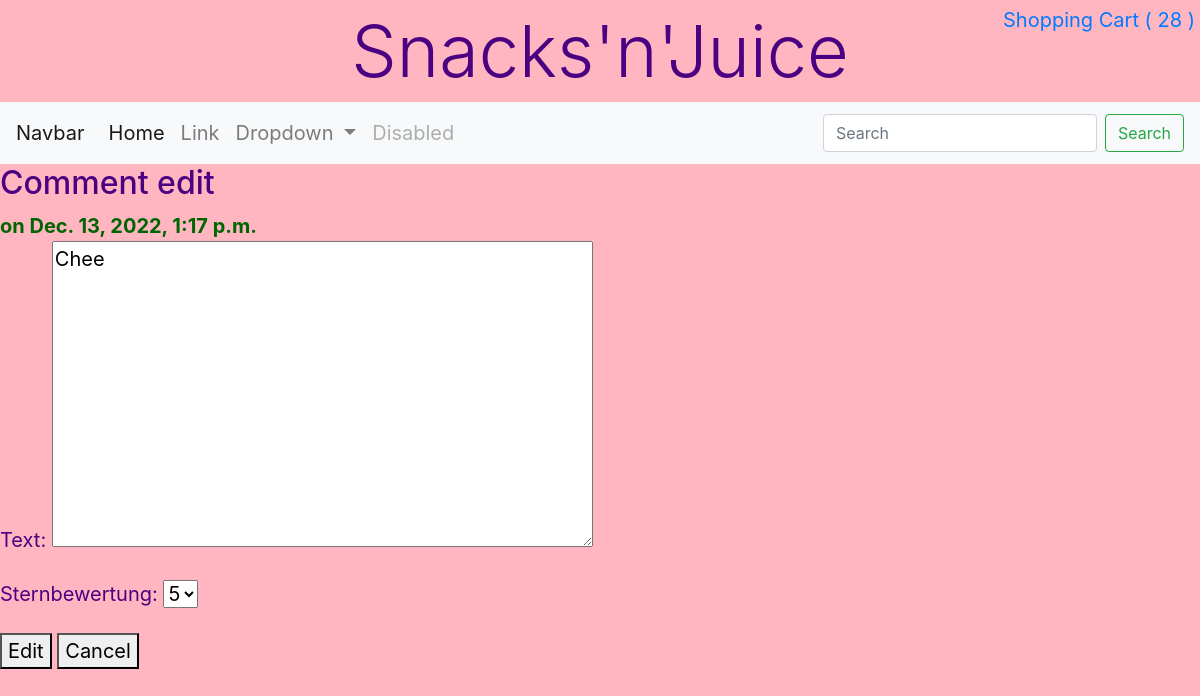
The app's page /snacks/comment/9/edit/ (signed in) with its own data.
### Useradmin/models.py (models this page shows, shortened)
class MyUser(AbstractUser):
    USER_TYPES = [
        ('SU', 'superuser'),
        ('CS', 'customer service'),
        ('CU', 'customer'),
    ]
    date_of_birth = models.DateField(default=get_date_20_years_ago())  # Default is 20 years old
    profile_picture = models.ImageField(upload_to='profile_pictures/', blank=True, null=True)
    some_file = models.FileField(upload_to='uploaded_files/', blank=True, null=True)
    type = models.CharField(max_length=2,
                            choices=USER_TYPES,
                            default='CU')
    def count_shopping_cart_items(self):
        count = 0
        if self.is_authenticated:
            shopping_carts = ShoppingCart.objects.filter(benutzer=self)
            if shopping_carts:
                shopping_cart = shopping_carts.first()
                count = shopping_cart.get_number_of_items()
        return count

### Shoppingcart/models.py (models this page shows, shortened)
class ShoppingCart(models.Model):
    zeitstempel = models.DateTimeField(default=timezone.now)
    benutzer = models.ForeignKey(settings.AUTH_USER_MODEL,
                                 on_delete=models.CASCADE,
                                 )
    def get_number_of_items(self):
        number_of_items = 0
        shopping_cart_items = ShoppingCartItem.objects.filter(shopping_cart=self)
        for item in shopping_cart_items:
            number_of_items += item.menge
        return number_of_items

class ShoppingCartItem(models.Model):
    produkt_id = models.IntegerField()
    produkt_name = models.CharField(max_length=100)
    preis = models.DecimalField(decimal_places=2, max_digits=10)
    menge = models.IntegerField(default=1, validators=[MinValueValidator(1)])
    shopping_cart = models.ForeignKey(ShoppingCart,
                                      on_delete=models.CASCADE,
                                      )

### Snacks/models.py (models this page shows, shortened)
class Comment(models.Model):
    STERN_BEWERTUNG = [tuple([x,x]) for x in range(0,6)]
    text = models.TextField(max_length=500)
    sternbewertung = models.IntegerField(choices=STERN_BEWERTUNG, default=5)
    poster = models.ForeignKey(settings.AUTH_USER_MODEL,
                               on_delete=models.CASCADE,
                               related_name='Poster',
                               related_query_name='Posters'
                               )
    timestamp = models.DateTimeField(auto_now_add=True)
    snack = models.ForeignKey(Snack, on_delete=models.CASCADE)
    class Meta:
        ordering = ['timestamp']
        verbose_name = 'Comment'
        verbose_name_plural = 'Comments'

### Snacks/views.py (the view)
# urls.py: path('comment/<int:pk>/edit/', views.comment_edit, name='comment-edit'),
def comment_edit(request, pk: str):
    comment_id = pk
    comment = Comment.objects.filter(id=comment_id).first()
    if request.method == 'POST':
        if 'cancel' in request.POST:
            return redirect('snack-detail', comment.snack.id)
        form = CommentEditForm(request.POST)
        if form.is_valid():
            new_text = form.cleaned_data['text']
            new_bewertung = form.cleaned_data['sternbewertung']
            comment.text = new_text
            comment.sternbewertung = new_bewertung
            comment.save()
        return redirect('snack-detail', comment.snack.id)
    else:
        can_edit = False
        myuser = request.user
        if not myuser.is_anonymous:
            can_edit = comment.poster == myuser
        form = CommentEditForm(request.POST or None, instance=comment)
        context = {'form': form,
                   'can_edit': can_edit,
                   'comment': comment,
                   }
        return render(request, 'comment-edit.html', context)

### Snacks/forms.py
class CommentEditForm(forms.ModelForm):
    class Meta:
        model = Comment
        fields = ['text', 'sternbewertung']
        widgets = {
            'sternbewertung': forms.Select(choices=Comment.STERN_BEWERTUNG),
            'comment_id': forms.HiddenInput()
        }

### Snacks/templates/comment-edit.html (shortened to what this page needs)
{% extends 'home.html' %}
{% load static %}
{% block logged_in_content %}
<h2>Comment edit</h2>
    <b style="color: darkgreen">{{ comment.myuser.username }} on {{ comment.timestamp }}</b><br>
    {% if can_edit %}
        <form method="POST">
            {{ form.as_p }}
            <button type="submit">Edit</button>
            <button type="submit" name="cancel">Cancel</button>
        </form>
    {% else %}
        {{ comment.text }}<br>
    {% endif %}
{% endblock %}

### templates/home.html (shortened to what this page needs)
{% extends "base.html" %}
{% load static %}
{% block css %}
    <link rel="stylesheet" type="text/css" href="{% static 'css/home_style.css' %}">
{% endblock %}
{% block header %}
    <div class="mw-100 d-flex justify-content-between">
        <div class="display-3 text-center py-2 mx-auto">Snacks'n'Juice</div>
        <a class="position-fixed" style="right: 0.25em; top: 0.25em;" href="{% url 'shopping-cart-show' %}">
            Shopping Cart (
            {% if user.is_authenticated %}
                {{ request.user.count_shopping_cart_items }}
            {% else %}
                0
            {% endif %}
            )
        </a>
    </div>
    <nav class="navbar navbar-expand-lg navbar-light bg-light">
      <a class="navbar-brand" href="#">Navbar</a>
      <div class="collapse navbar-collapse" id="navbarSupportedContent">
        <ul class="navbar-nav mr-auto">
          <li class="nav-item active">
            <a class="nav-link" href="#">Home <span class="sr-only">(current)</span></a>
          </li>
          <li class="nav-item">
            <a class="nav-link" href="#">Link</a>
          </li>
          <li class="nav-item dropdown">
            <a class="nav-link dropdown-toggle" href="#" id="navbarDropdown" role="button" data-toggle="dropdown" aria-haspopup="true" aria-expanded="false">
              Dropdown
            </a>
          </li>
          <li class="nav-item">
            <a class="nav-link disabled" href="#" tabindex="-1" aria-disabled="true">Disabled</a>
          </li>
        </ul>
        <form class="form-inline my-2 my-lg-0">
          <input class="form-control mr-sm-2" type="search" placeholder="Search" aria-label="Search">
          <button class="btn btn-outline-success my-2 my-sm-0" type="submit">Search</button>
        </form>
      </div>
    </nav>
{% endblock %}
{% block content %}
    {% if user.is_authenticated %}
        {% block logged_in_content %}{% endblock %}
    {% endif %}
{% endblock %}

### static/css/home_style.css (style rules this page uses)
*, *::after, *::before { box-sizing: border-box; }
body { font-size: 20px; color: indigo; background: lightpink; }

### records on screen
MyUser: user.count_shopping_cart_items "28"
Comment: timestamp "Dec. 13, 2022, 1:17 p.m.", text "Chee", sternbewertung "5"
